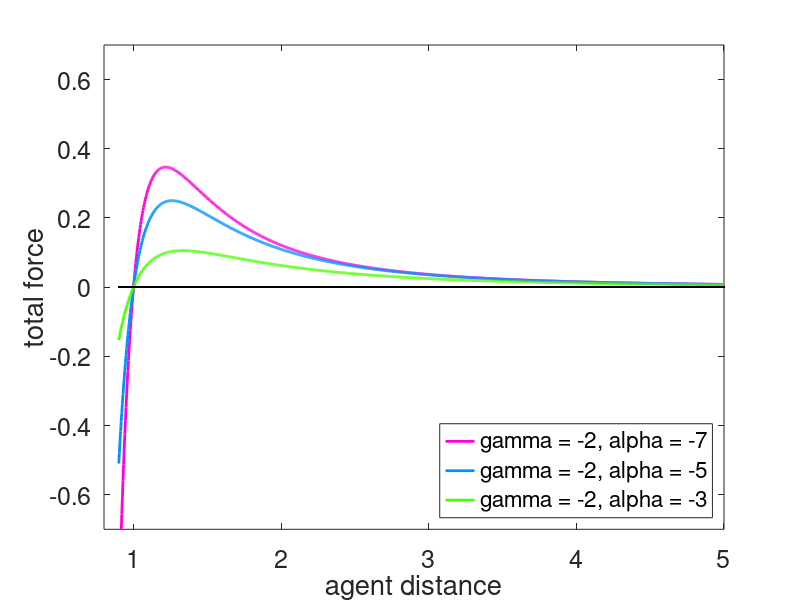

The MATLAB script that drew this image:
x = linspace(0.9, 5, 1000);
hold on

cc = hsv(7);

plot(x, 1./x.^3 - 1./x.^(8),'color', cc(7,:), 'LineWidth', 2);
plot(x, 1./x.^3 - 1./x.^(6),'color', cc(5,:), 'LineWidth', 2);
plot(x, 1./x.^3 - 1./x.^(4),'color', cc(3,:), 'LineWidth', 2);
plot(x, 0, 'color', 'black', 'LineWidth', 1);
box on;
xlim([0.8, 5]);
ylim([-0.7, 0.7]);
set(gca, 'FontSize', 18); 
ylabel('total force');
xlabel('agent distance');
legend('gamma = -2, alpha = -7','gamma = -2, alpha = -5','gamma = -2, alpha = -3', 'Location', 'SouthEast');

